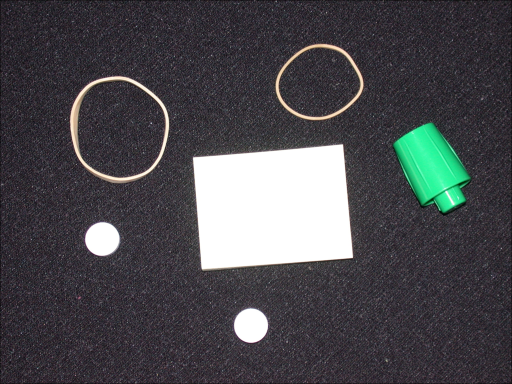
%> input picture findcircles/pills_etc.png, 512 x 384 px
$ octave Exercise11_22_ori.m   (GNU Octave 9; MATLAB toolbox functions it lacks are replaced by stand-ins)
%> lines starting %> are read from the running program, lines starting %| are printed output that depends on the picture; in (x1, y1, x2, y2) boxes, pixels count from 0 and x2, y2 are one past the last pixel; in counts of white or black regions, pixels touching at a corner belong together; the program's own positions count from 1
% Step 1 read image
RGB = imread('pills_etc.png');
%> RGB is the input picture: size 384x512x3 uint8; mean R, G, B 73.9, 73.6, 77.5
figure(1)
imshow(RGB)

% Step 2 Threshold image
I = rgb2gray(RGB);
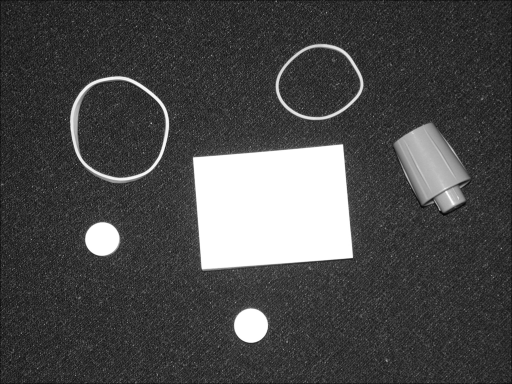
%> I: size 384x512 uint8; min 6, max 255, mean 74.1
threshold = graythresh(I);
%> threshold = 0.569
bw = im2bw(I, threshold);
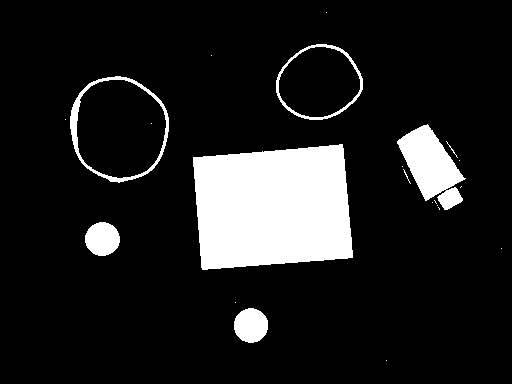
%> bw: size 384x512 logical; 12.3% white; 22 white regions (15 under 20 px), largest, box (x1, y1, x2, y2) and area: (193, 144, 353, 270) 17191, (397, 124, 466, 210) 3093, (70, 76, 169, 183) 1205
figure(2)
imshow(bw)

% Step 3 Menghilangkan noise
% remove all object containing fewer than 30 pixels
bw = bwareaopen(bw,30);
%> bw: size 384x512 logical; 12.2% white; 6 white regions, box (x1, y1, x2, y2) and area: (193, 144, 353, 270) 17191, (397, 124, 466, 210) 3093, (70, 76, 169, 183) 1205, (234, 308, 268, 343) 930, (85, 222, 120, 256) 924, (276, 44, 363, 120) 718
% fill a gap in the pen's cap
se = strel('disk',2);
bw = imclose(bw,se);
% fill any holes, so that regionprops can be used to estimate
% the area enclosed by each of the boundaries
bw = imfill(bw,'holes');
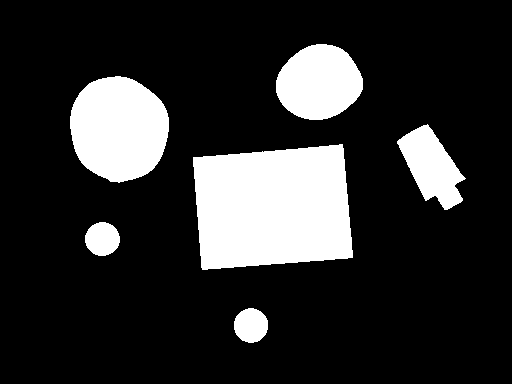
%> bw: size 384x512 logical; 18% white; 6 white regions, box (x1, y1, x2, y2) and area: (193, 144, 353, 270) 17191, (70, 76, 169, 183) 8220, (276, 44, 363, 120) 5020, (397, 124, 466, 210) 3133, (234, 308, 268, 343) 930, (85, 222, 120, 256) 924
figure(3)
imshow(bw)

% Step 4 Mencari Boundaries
[B,L] = bwboundaries(bw,'noholes');
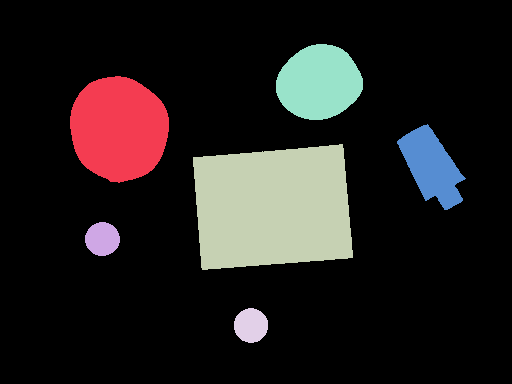
%> L: size 384x512 double; 7 distinct labels, from 0 to 6; one colour per label, 0 black
%> B = 6 boundaries; box (x1, y1, x2, y2) and points: (193, 144, 353, 270) 525, (70, 76, 169, 183) 291, (276, 44, 363, 120) 224, (397, 124, 466, 210) 212, (85, 222, 120, 256) 95, (234, 308, 268, 343) 95
% Display the label matrix and draw each boundary
figure(4)
imshow(label2rgb(L, @jet, [.5 .5 .5]))
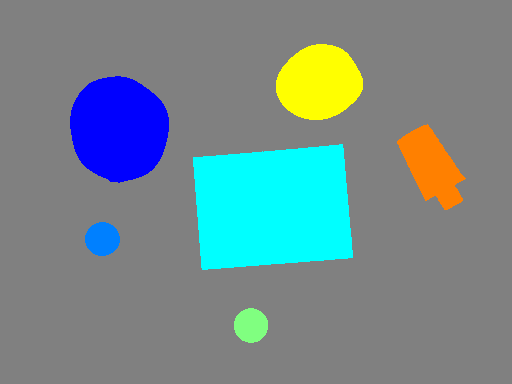
%> displayed picture: size 384x512x3, on the screen's scale of 0 to 255; mean R, G, B 116.1, 137.6, 139.7
hold on
for k = 1:length(B)
boundary = B{k};
figure(5)
plot(boundary(:,2), boundary(:,1), 'w', 'LineWidth', 2)
end
%> this loop made 6 passes
%> pass 1, `plot(boundary(:,2), boundary(:,1), 'w', 'LineWidth', 2)`:
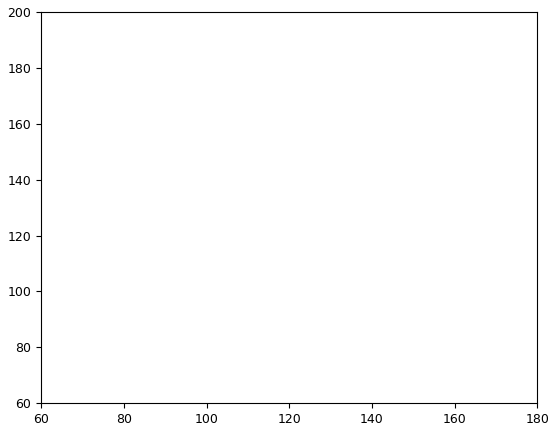
%> figure redrawn from the program's plot data

% Step 5 Menentukan objek bulat / lingkaran

stats = regionprops(L,'Area','Centroid');
%> stats = 6 regions; Area and Centroid: 17191 [273.3 208.1], 8220 [119.5 129.3], 5020 [319.7 83.1], 3133 [432.3 167.2], 930 [251.5 326], 924 [103 239.6]
threshold = 0.94;
% loop over the boundaries
for k = 1:length(B)
% obtain (X,Y) boundary coordinates corresponding to label 'k'
boundary = B{k};
% compute a simple estimate of the object's perimeter
delta_sq = diff(boundary).^2;
perimeter = sum(sqrt(sum(delta_sq,2)));
% obtain the area calculation corresponding to label 'k'
area = stats(k).Area;
% compute the roundness metric
metric = 4*pi*area/perimeter^2;
% display the results
metric_string = sprintf('%2.2f',metric);
% mark objects above the threshold with a black circle
if metric > threshold
centroid = stats(k).Centroid;
plot(centroid(1),centroid(2),'ko');
end
text(boundary(1,2)-35,boundary(1,1)+13,metric_string,'Color','y',...
'FontSize',14,'FontWeight','bold');
end
%> this loop made 6 passes
%> (perimeter, area, metric, metric_string, centroid) on passes 2, 4: (110.6, 924, 0.95, '0.95', [103 239.6]), (110.6, 930, 0.956, '0.96', [251.5 326])
%> (perimeter, area, metric, metric_string) on passes 1, 3, 5, 6: (338.9, 8220, 0.899, '0.90'), (543.1, 17191, 0.733, '0.73'), (264, 5020, 0.905, '0.91'), (261.1, 3133, 0.577, '0.58')
title(['Metrics closer to 1 indicate that ',...
'the object is approximately round']);
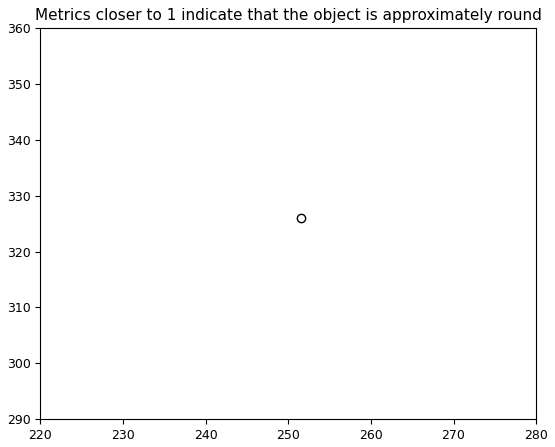
%> figure redrawn from the program's plot data
